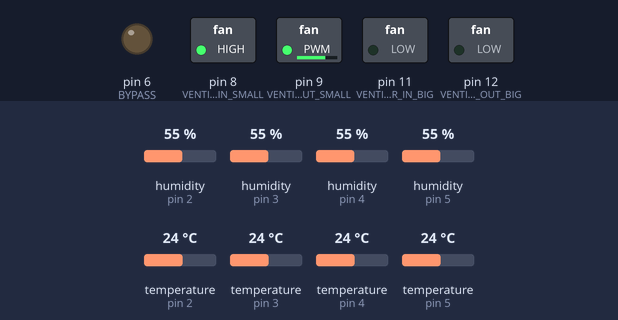
Bench run of a sketch on a simulated Arduino Uno, built with avr-gcc and run on an emulated ATmega328P. Parts: switched loads named in the sketch (green lamp = pin HIGH), output pins drawn as LEDs (lit = HIGH). The inputs (shaded band) are chosen by the test bench; at power-on: humidity (sensors on pin 2, pin 3, pin 4, pin 5) 55 %, temperature (sensors on pin 2, pin 3, pin 4, pin 5) 24 °C. What the sketch prints to the serial monitor is not drawn.

Above: at 0.1 s.
At 3.1 s:
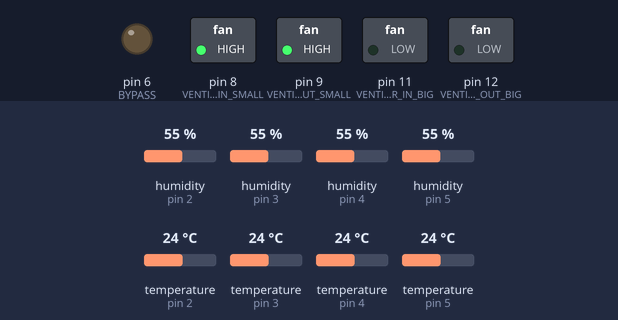
3.2 s: humidity (sensor on pin 2) set to 79 %
9.2 s: humidity (sensor on pin 2) set to 82 %
At 15.3 s:
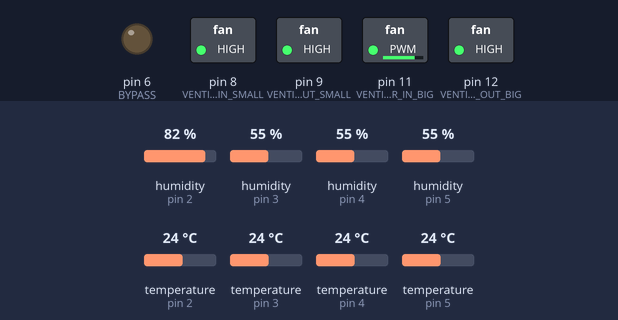
Timing chart, 0 to 16.8 s (numbered marks = the images above; inputs shaded):
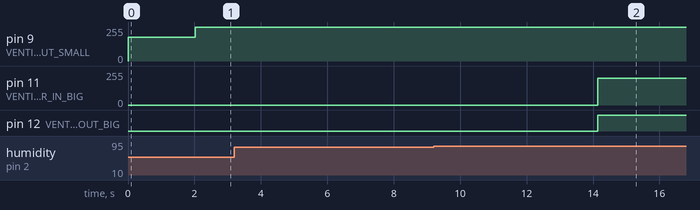

The sketch:

MainCode.ino
```cpp
#include <ArduinoJson.h>
#include "ventilator.h"

Ventilator ventilator;

String fromSerial = "{\"empty\":\"empty\"}";
State stateFromSerial;

void setup() {
  Serial.begin(115200);
  ventilator.start();
}

void loop() {
  delay(500 );
  ventilator.manage(&stateFromSerial);
  sentToSerial();
  receiveFromSerial();

}

void sentToSerial() {
  StaticJsonDocument<200> doc;

  doc ["state"]["function"] = toString(ventilator.state.function);
  doc ["state"]["power"] = toString(ventilator.state.power);
  doc ["state"]["bypass"] = toString(ventilator.state.bypass);
  doc ["state"]["control"] = toString(ventilator.state.control);

  doc ["measurements"]["indoorIn"]["t"]   = ventilator.measurements.indoorIn.temp;
  doc ["measurements"]["indoorIn"]["h"]    = ventilator.measurements.indoorIn.hum;

  doc ["measurements"]["indoorOut"]["t"]  = ventilator.measurements.indoorOut.temp;
  doc ["measurements"]["indoorOut"]["h"]   = ventilator.measurements.indoorOut.hum;

  doc ["measurements"]["outdoorIn"]["t"]  = ventilator.measurements.outdoorIn.temp;
  doc ["measurements"]["outdoorIn"]["h"]   = ventilator.measurements.outdoorIn.hum;

  doc ["measurements"]["outdoorOut"]["t"] = ventilator.measurements.outdoorOut.temp;
  doc ["measurements"]["outdoorOut"]["h"]  = ventilator.measurements.outdoorOut.hum;

  CalculateEfficienty(&doc);

  String serialized;
  serializeJson(doc, serialized);
  Serial.println(serialized);
}

void receiveFromSerial() {
  String temp = Serial.readString();
  if (temp.length() > 20) {
    fromSerial = temp;

    StaticJsonDocument<200> doc;
    deserializeJson(doc, temp);

    stateFromSerial.function = functionFromString(doc["function"]);
    stateFromSerial.power = powerFromString(doc["power"]);
    stateFromSerial.bypass = bypassFromString(doc["bypass"]);
    stateFromSerial.control = controlFromString(doc["control"]);
  }
}

void AddRecord(char* name, DHT* sensor, JsonDocument* doc) {
  JsonObject IndoorIn = doc->createNestedObject(name);
  IndoorIn["t"] = sensor->readTemperature();
  IndoorIn["h"]  = sensor->readHumidity();
}

void CalculateEfficienty(JsonDocument* doc)
{
  float delta = ventilator.measurements.indoorIn.temp - ventilator.measurements.outdoorIn.temp;
  (*doc) ["delta"]                 = delta;
  JsonObject efficiency = doc->createNestedObject("efficiency");
  efficiency["indoor"]  = 100 - (100 / delta * (ventilator.measurements.indoorIn.temp  - ventilator.measurements.indoorOut.temp));
  efficiency["outdoor"] = 100 - (100 / delta * (ventilator.measurements.outdoorOut.temp - ventilator.measurements.outdoorIn.temp));
}


String toString(Power power) {
  switch (power) {
    case Power::standby:
      return "standby";
      break;
    case Power::eco:
      return "eco";
      break;
    case Power::normal:
      return "normal";
      break;
    case Power::boost:
      return "boost";
      break;
    case Power::turbo:
      return "turbo";
      break;
    default:
      return "standby";
      break;
  }
}

String toString(Function function) {
  return function == Function::cooling ? "cooling" : "heating";
}

String toString(Bypass bypass) {
  return bypass == Bypass::open ? "open" : "closed";
}

String toString(Control control) {
  return control == Control::automatic ? "automatic" : "manual";
}


Power powerFromString(String power) {
  if (power == "standby") {
    return Power::standby;
  }
  if (power == "eco") {
    return Power::eco;
  }
  if (power == "normal") {
    return Power::normal;
  }
  if(power == "boost") {
    return Power::boost;
  }
  if (power == "turbo") {
    return Power::turbo;
  }
}

Function functionFromString(String function) {
  return function == "cooling" ? Function::cooling : Function::heating;
}

Bypass bypassFromString(String bypass) {
  return bypass == "open" ? Bypass::open : Bypass::closed;
}

Control controlFromString(String control) {
  return control == "automatic" ? Control::automatic : Control::manual;
}
```

pinDeclarations.h
```cpp
    const int INDOOR_IN = 2;
    const int INDOOR_OUT = 3;
    const int OUTDOOR_IN = 4;
    const int OUTDOOR_OUT = 5;
    const int BYPASS_IN = 7;

    const int BYPASS = 6;

    const int VENTILATOR_IN_SMALL = 8;
    const int VENTILATOR_OUT_SMALL = 9;
    const int VENTILATOR_IN_BIG = 11;
    const int VENTILATOR_OUT_BIG = 12;
```

ventilator.h
```cpp
#include <Servo.h>
#include <SoftPWM.h>
#include <DHT.h>
#include <DHT_U.h>

#include "pinDeclarations.h"


enum Control {automatic, manual};
enum Function {cooling, heating};
enum Power {standby, eco, normal, boost, turbo};
enum Bypass {open, closed};

struct State {
  Function function;
  Power power;
  Bypass bypass;
  Control control;
};

struct Measurement
{
  float temp;
  float hum;

  void measure(DHT* sensor) {
    temp = sensor->readTemperature();
    hum = sensor->readHumidity();
  }
};

struct Measurements
{
  Measurement indoorIn;
  Measurement indoorOut;
  Measurement outdoorIn;
  Measurement outdoorOut;
};

class Ventilator {
  public:
    State state{Function::heating, Power::eco, Bypass::closed, Control::automatic};
    Measurements measurements;
    Servo bypass;

    DHT indoorInSensor = DHT(INDOOR_IN, DHT22);
    DHT indoorOutSensor = DHT(INDOOR_OUT, DHT22);
    DHT outdoorInSensor = DHT(OUTDOOR_IN, DHT22);
    DHT outdoorOutSensor = DHT(OUTDOOR_OUT, DHT22);

    void start() {
      setPwmFreq();
      indoorInSensor.begin();
      indoorOutSensor.begin();
      outdoorInSensor.begin();
      outdoorOutSensor.begin();
      //bypass.attach(BYPASS);

      pinMode(BYPASS, OUTPUT);
      pinMode(VENTILATOR_IN_SMALL, OUTPUT);
      pinMode(VENTILATOR_OUT_SMALL, OUTPUT);
      pinMode(VENTILATOR_IN_BIG, OUTPUT);
      pinMode(VENTILATOR_OUT_BIG, OUTPUT);

      digitalWrite(VENTILATOR_IN_SMALL, LOW);
      digitalWrite(VENTILATOR_OUT_SMALL, LOW);
      digitalWrite(VENTILATOR_IN_BIG, LOW);
      digitalWrite(VENTILATOR_OUT_BIG, LOW);
      applySettings();
    }

    void manage(State* newState) {
      Measure();

      state.control = newState->control;

      if (state.control == Control::automatic) {
        // Check if all readings are correct, if not do run the machine automatically
        if (CheckMeasurementResults()) {
          state.power = Power::normal;
          state.bypass = Bypass::closed;
          state.function = Function::heating;
        }
        else
        {
          // Set first the function state depending on the incoming temperatures.
          state.function = (measurements.indoorIn.temp > 21 && measurements.outdoorIn.temp > 18) ? Function::cooling : Function::heating;

          // Set the correct configurations for the heating and cooling state.
          // If there is a high humidity, then switch to a higer power state.
          // Open the bypass valve if the outdoor temperature is closer to the desired temperature than the indoor temperature.
          if (state.function == Function::heating ) {
            if (measurements.indoorIn.temp >= measurements.outdoorIn.temp) {
              state.bypass = Bypass::closed;
              state.power  = (measurements.indoorIn.hum > 80) ? (measurements.indoorIn.hum > 90) ? Power::turbo : Power::boost : Power::normal;
            }
            else { // outside warmer than inside.
              state.bypass = Bypass::open;
              state.power  = Power::boost;
            }

          } else { // cooling
            if (measurements.indoorIn.temp <= measurements.outdoorIn.temp) {
              state.bypass = Bypass::closed;
              state.power  = (measurements.indoorIn.hum > 80) ? (measurements.indoorIn.hum > 90) ? Power::turbo : Power::boost : Power::normal;
            }
            else { // outside colder than inside.
              state.bypass = Bypass::open;
              state.power  = Power::boost;
            }
          }
        }
      } else {
        memcpy(&state, newState, sizeof(State));
      }
      applySettings();
    }

    void applySettings() {

      analogWrite(VENTILATOR_IN_SMALL, SmallFanSpeed());
      //delay(100);
      analogWrite(VENTILATOR_OUT_SMALL, SmallFanSpeed());
      //delay(200);
      analogWrite(VENTILATOR_IN_BIG, bigFanSpeed());
      //delay(300);
      analogWrite(VENTILATOR_OUT_BIG, bigFanSpeed());
      //bypass.write((state.bypass == Bypass::open) ? 180 : 0);
    }

    int bigFanSpeed() {
      if (state.power == Power::turbo) {
        return 255;
      }
      else if (state.power == Power::boost) {
        return 200;
      }
      else if (state.power == Power::normal) {
        return 0;
      }
      else if (state.power == Power::eco) {
        return 0;
      }
      else {
        return 0;
      }
    }

    int SmallFanSpeed() {
      if (state.power == Power::turbo) {
        return 255;
      }
      else if (state.power == Power::boost) {
        return 255;
      }
      else if (state.power == Power::normal) {
        return 255;
      }
      else if (state.power == Power::eco) {
        return 180;
      }
      else {
        return 0;
      }
    }

    void Measure() {
      //            measurements.indoorIn = {12.0, 88.0};    //measure(&indoorInSensor);
      //            measurements.indoorOut = {9.9, 50.0};    //measure(&indoorOutSensor);
      //            measurements.outdoorIn = {1.5, 50};   //measure(&outdoorInSensor);
      //            measurements.outdoorOut = {9.0, 50};  // measure(&outdoorOutSensor);

      //DisablePWM();
      measurements.indoorIn.measure(&indoorInSensor);
      measurements.indoorOut.measure(&indoorOutSensor);
      measurements.outdoorIn.measure(&outdoorInSensor);
      measurements.outdoorOut.measure(&outdoorOutSensor);
      applySettings();
    }

    bool CheckMeasurementResults() {
      return isnan(measurements.indoorIn.temp) &&
             isnan(measurements.indoorOut.temp) &&
             isnan(measurements.outdoorIn.temp) &&
             isnan(measurements.outdoorOut.temp) &&
             isnan(measurements.indoorIn.hum)  &&
             isnan(measurements.indoorOut.hum)  &&
             isnan(measurements.outdoorIn.hum) &&
             isnan(measurements.outdoorOut.hum);
    }

    //https://fdossena.com/?p=ArduinoFanControl/i.md
    void DisablePWM() {
      if (state.power == Power::eco) {
        digitalWrite(VENTILATOR_IN_SMALL, HIGH);
        digitalWrite(VENTILATOR_OUT_SMALL, HIGH);
        digitalWrite(VENTILATOR_IN_BIG, LOW);
        digitalWrite(VENTILATOR_OUT_BIG, LOW);
      }
      if (state.power == Power::boost) {
        digitalWrite(VENTILATOR_IN_SMALL, HIGH);
        digitalWrite(VENTILATOR_OUT_SMALL, HIGH);
        digitalWrite(VENTILATOR_IN_BIG, HIGH);
        digitalWrite(VENTILATOR_OUT_BIG, HIGH);
      }
      delay(20);
    }

    void setPwmFreq() {

      // Pins D5 and D6 - 61 Hz
      //TCCR0B = 0b00000101; // x1024
      //TCCR0A = 0b00000011; // fast pwm

      // Pins D5 and D6 - 244 Hz
      TCCR0B = 0b00000100; // x256
      TCCR0A = 0b00000011; // fast pwm

      // Pins D5 and D6 - 31.4 kHz
      //TCCR0B = 0b00000001; // x1
      //TCCR0A = 0b00000001; // phase correct

      // Pins D5 and D6 - 30 Hz
      //TCCR0B = 0b00000101; // x1024
      //TCCR0A = 0b00000001; // phase correct

      // Pins D9 and D10 - 30 Hz
      //TCCR1A = 0b00000001; // 8bit
      //TCCR1B = 0b00000101; // x1024 phase correct

      // Pins D3 and D11 - 30 Hz
      //TCCR2B = 0b00000111; // x1024
      //TCCR2A = 0b00000001; // phase correct
    }
};
```

Measured:
- the behaviour switches between 80 and 81 % on humidity (sensor on pin 2) (found by bisection; images 1 and 2)
- after the input at 3.2 s, every drawn part: stays the same
- after the input at 9.2 s, pin 11 (VENTILATOR_IN_BIG): 0/255 → 200/255 after 4.9 s; pin 12 (VENTILATOR_OUT_BIG): LOW → HIGH after 4.9 s
